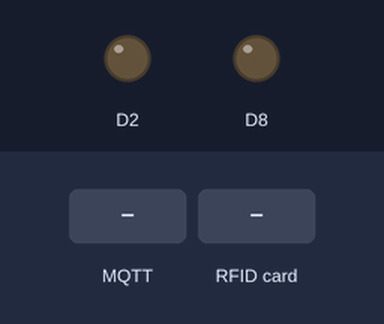
Recording of a sketch running on a simulated ESP8266 (NodeMCU). Parts: output pins drawn as LEDs (lit = HIGH). Dashed ring = blinking. The test bench sets the inputs (shaded band). WiFi joins after 1.5 s; servers stay silent unless stated; no MQTT or app messages arrive unless stated; what the sketch prints to the serial monitor is not drawn.

Above: at 2.8 s.
2.9 s: MQTT message "OFF" arrives on the second subscribed topic
At 3.7 s:
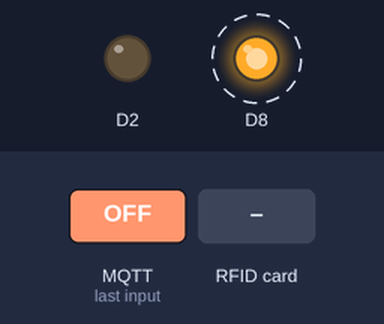
5.9 s: RFID card 5E 7A 19 C4 held to the reader
8.4 s: MQTT message "Mask" arrives on the first subscribed topic
11.4 s: MQTT message "ON" arrives on the first subscribed topic
12.9 s: MQTT message "ON" arrives on the second subscribed topic
At 14.3 s:
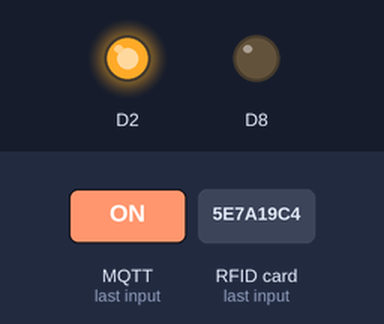
Timing chart, 0 to 19.4 s (numbered marks = the images above; inputs shaded):
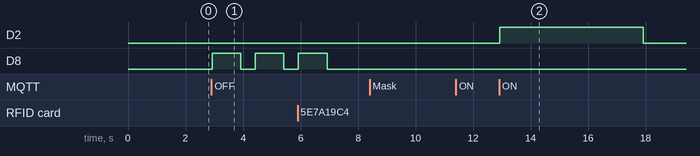

Measured:
- after the input at 2.9 s, D8: alternates HIGH for 1.0 s and LOW for 0.50 s, starting at once
- after the input at 8.4 s, every drawn part: stays the same
- after the input at 11.4 s, every drawn part: stays the same
- after the input at 12.9 s, D2: LOW → HIGH at once, → LOW 5.0 s later

The sketch:

RFID.ino
```cpp
//LED燈亮5秒為口罩、溫度都通過
//蜂鳴器響5秒表示口罩沒戴好
//蜂鳴器以0.5秒響3聲表示溫度過高
//蜂鳴器響2組"一長一短"表示溫度過低或未檢測到溫度

#include <SPI.h>
#include <MFRC522.h>
#include <ESP8266WiFi.h>
#include <PubSubClient.h>

constexpr uint8_t RST_PIN = D3;     // 腳位設定
constexpr uint8_t SS_PIN = D4;      // 腳位設定

const char* ssid = "yang0001";              //Wifi設定
const char* password = "yangyang0821";      //Wifi設定
const char* mqtt_server = "140.131.152.17"; //Server設定
const char* clientID = "yangyang";          //MQTT用ID
const int   mqtt_port = 1883;               //MQTT專用port
int messagecont = 0;                        //訊息計數

WiFiClient espClient;
PubSubClient client(espClient);
MFRC522 rfid(SS_PIN, RST_PIN); // Instance of the class
MFRC522::MIFARE_Key key;//create a MIFARE_Key struct named 'key', which will hold the card information

void callback(char* topic, byte *payload, unsigned int length) {    //設定callback，刷卡時啟動判斷

  String message;
  String message2;

   if (strcmp(topic,"Mask")==0){                //topic為"Mask"時啟動
    Serial.print("Mask Message:");
    for (int i = 0; i < length; i++) {
        message = message + (char) payload[i];  // convert *byte to string
    }
    Serial.print(message);                      //顯示收到之口罩辨識訊息
    if(message == "ON"){messagecont++;}         //收到訊息為"ON"時計數器+1
    if(messagecont>1){
      Serial.print("Door Open");                //計數器為2時顯示"Doorr Open"
     digitalWrite(D2, HIGH);                    //亮5秒表示溫度口罩都通過
     delay(5000);
     digitalWrite(D2, LOW);
     messagecont = 0;                           //計數器歸零，以方便下個人刷卡測量
     }
     }

  if (strcmp(topic,"Temp")==0) {                //topic為"Temp"時啟動
    Serial.print("Temp Message:");
    for (int j = 0; j < length; j++) {
        message2 = message2 + (char) payload[j];// convert *byte to string
    }
    Serial.print(message2);                     //顯示收到之溫度感測訊息
    if(message2 == "ON"){messagecont++;}        //收到訊息為"ON"時計數器+1
    if(messagecont>1){
      Serial.print("Door Open");                //計數器為2時顯示"Doorr Open"
     digitalWrite(D2, HIGH);                    //亮5秒表示溫度口罩都通過
     delay(5000);
     digitalWrite(D2, LOW);
     messagecont = 0;                           //計數器歸零，以方便下個人刷卡測量
     }
  }

     if(message == "OFF"){                      //收到口罩辨識為"OFF"時
     Serial.print("\t\t\t您的口罩沒戴好!");
     digitalWrite(D8, HIGH);                     //響5秒表示口罩沒戴好
     delay(5000);
     digitalWrite(D8, LOW);
     messagecont = 0;                           //計數器歸零
      }
     if(message2 == "OFF"){                     //收到溫度辨識為"OFF"時
     Serial.print("\t\t\t您的溫度過高!");
     digitalWrite(D8, HIGH);                    //蜂鳴器以每0.5秒響3聲表示溫度過高
     delay(1000);
     digitalWrite(D8, LOW);
     delay(500);
     digitalWrite(D8, HIGH);
     delay(1000);
     digitalWrite(D8, LOW);
     delay(500);
     digitalWrite(D8, HIGH);
     delay(1000);
     digitalWrite(D8, LOW);
     messagecont = 0;                           //計數器歸零
      }
     if(message2 == "off"){                     //收到溫度辨識為"off"時
     Serial.print("\t\t\t您的溫度過低，或者尚未檢測到溫度");
     digitalWrite(D8, HIGH);                    //蜂鳴器響兩組1短響1長響表示溫度過低或未檢測到溫度
     delay(300);
     digitalWrite(D8, LOW);
     delay(300);
     digitalWrite(D8, HIGH);
     delay(2000);
     digitalWrite(D8, LOW);
     delay(1000);
     digitalWrite(D8, HIGH);
     delay(300);
     digitalWrite(D8, LOW);
     delay(300);
     digitalWrite(D8, HIGH);
     delay(2000);
     digitalWrite(D8, LOW);
     delay(1000);
     messagecont = 0;                            //計數器歸零
      }

    Serial.println();
    Serial.println("-----------------------");

}

void setup() {
    pinMode(D8,OUTPUT);                         //D8為輸出腳位
    pinMode(D2,OUTPUT);
    Serial.begin(115200);                        //監控視窗用115200頻率

    WiFi.begin(ssid, password);                  //核對Wifi名稱&密碼
    while (WiFi.status() != WL_CONNECTED) {      //連接Wifi期間以0.5秒頻率顯示連接訊息
        delay(500);
        Serial.println("Connecting to WiFi..");
    }
    Serial.println("Connected to the WiFi network");
     Serial.println(WiFi.localIP());

    client.setServer(mqtt_server, mqtt_port);    //核對MQTT server、port
    client.setCallback(callback);                //callback函式
    while (!client.connected()) {
        Serial.println("Connecting to MQTT server .....");
       if (client.connect(clientID)) {           //使用ID連接MQTT server
         Serial.println("MQTTt server connected");
     }else {
            Serial.print("failed with state \n"); //失敗時顯示連線失敗
            Serial.print(client.state());
            delay(2000);
        }
    }
  while (!Serial);                                // Do nothing if no serial port is opened (added for Arduinos based on ATMEGA32U4)
  SPI.begin();                                    // Init SPI bus
  rfid.PCD_Init();                                // Init MFRC522
  rfid.PCD_DumpVersionToSerial();                 // Show details of PCD - MFRC522 Card Reader details
  Serial.println(F("Scan PICC to see UID, type, and data blocks..."));


    client.publish("Mask", "Start");              //向"Mask"的topic傳送訊息已表示裝置已啟動
    client.subscribe("Mask");                     //訂閱"Mask"的topic
    client.publish("Temp", "Start");              //向"Temp"的topic傳送訊息已表示裝置已啟動
    client.subscribe("Temp");                     //訂閱"Temp"的topic
}

void loop() {

client.loop();

  if (rfid.PICC_IsNewCardPresent() && rfid.PICC_ReadCardSerial()) {   //感測到新卡片時
  Serial.print(F("Card UID:"));
      dump_byte_array(rfid.uid.uidByte, rfid.uid.size);               // 顯示卡片的UID
      Serial.println();
      Serial.print(F("PICC type: "));
      MFRC522::PICC_Type piccType = rfid.PICC_GetType(rfid.uid.sak);
      Serial.println(rfid.PICC_GetTypeName(piccType));                 //顯示卡片的類型

      rfid.PICC_HaltA();                                               // 卡片進入停止模式

      client.subscribe("Mask");
      client.publish("Mask", "ON OR OFF");                            //向"Mask"傳遞訊息詢問ON或OFF
      Serial.print("\nAsk arrived in topic: Mask\n");
      client.subscribe("Temp");
      client.publish("Temp", "ON or OFF?");                            //向"Temp"傳遞訊息詢問ON或OFF
      Serial.print("\nAsk arrived in topic: Temp\n");
      delay(4000);                                                     //詢問時間間隔為3秒，避免卡片連續被感測

}
}

// 這個副程式把讀取到的UID，用16進位顯示出來
void dump_byte_array(byte *buffer, byte bufferSize) {
  for (byte i = 0; i < bufferSize; i++) {
    Serial.print(buffer[i] < 0x10 ? " 0" : " ");
    Serial.print(buffer[i], HEX);
  }
}
```
